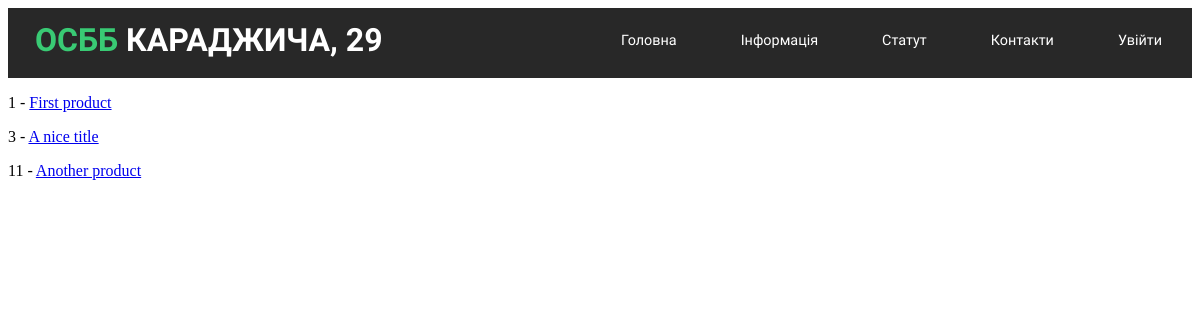
Screenshot of /products/ with the database file from the repository.
### products/models.py (models this page shows)
class Product(models.Model):
	title = models.CharField(max_length=120)
	description = models.TextField(blank=True, null=True)
	price = models.DecimalField(decimal_places=2, max_digits=10000)
	summary = models.TextField()
	def get_absolute_url(self):
		return f"/products/{self.id}/"

### products/views.py (the view)
# urls.py: path('products/', product_list_view, name='product-list'),
def product_list_view(request):
	queryset = Product.objects.all() #Видає список об'єктів
	context = {
		"object_list": queryset #Завдяки цьому рядку, можна виводити список об'єктів за допомогою {{ object_list }} в html-файлі'
	}
	return render(request, "products/product_list.html", context)

### products/templates/products/product_list.html
{% extends 'base.html' %}
{% block content %}
{% for instance in object_list %}
     <p>{{ instance.id }} - <a href='{{ instance.get_absolute_url }}'>{{ instance.title }}</a></p>
{% endfor %}
{% endblock %}

### static/css/navbar.css (style rules this page uses)
html { margin: 0; padding: 0; }

### rows the page displays
Product: id "1", title "First product"
Product: id "3", title "A nice title"
Product: id "11", title "Another product"
